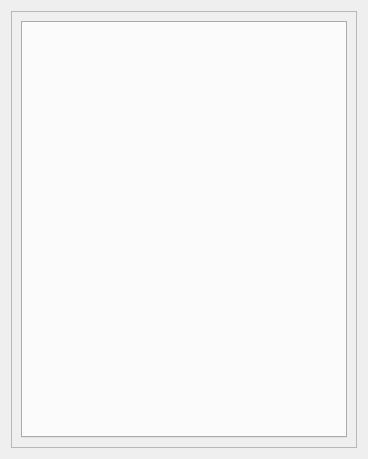
<?xml version="1.0" encoding="UTF-8"?>
<ui version="4.0">
 <class>Form</class>
 <widget class="QWidget" name="Form">
  <property name="geometry">
   <rect>
    <x>0</x>
    <y>0</y>
    <width>368</width>
    <height>459</height>
   </rect>
  </property>
  <property name="windowTitle">
   <string>Form</string>
  </property>
  <layout class="QHBoxLayout" name="horizontalLayout_2">
   <item>
    <widget class="QFrame" name="frame">
     <property name="frameShape">
      <enum>QFrame::StyledPanel</enum>
     </property>
     <property name="frameShadow">
      <enum>QFrame::Raised</enum>
     </property>
     <layout class="QHBoxLayout" name="horizontalLayout">
      <item>
       <widget class="QTabWidget" name="tabWidget">
        <property name="currentIndex">
         <number>-1</number>
        </property>
       </widget>
      </item>
     </layout>
    </widget>
   </item>
  </layout>
 </widget>
 <resources/>
 <connections/>
</ui>
